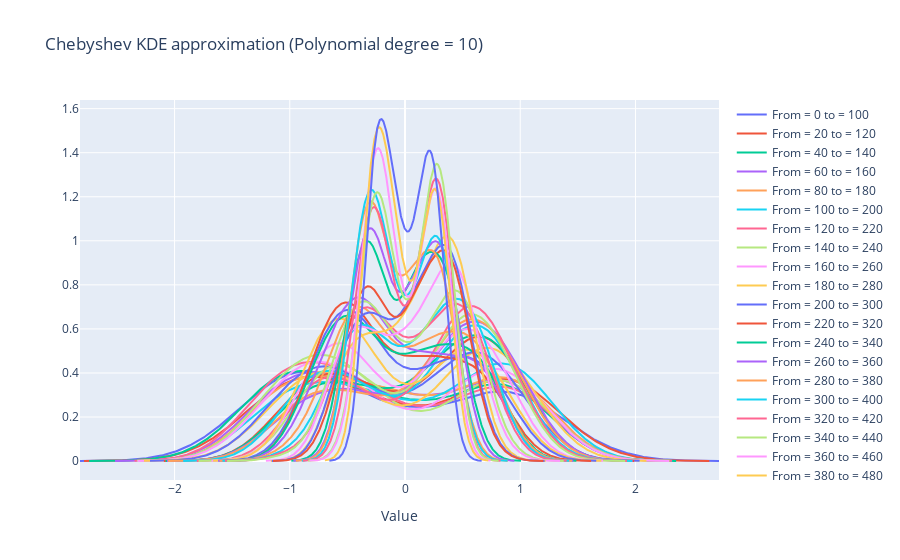
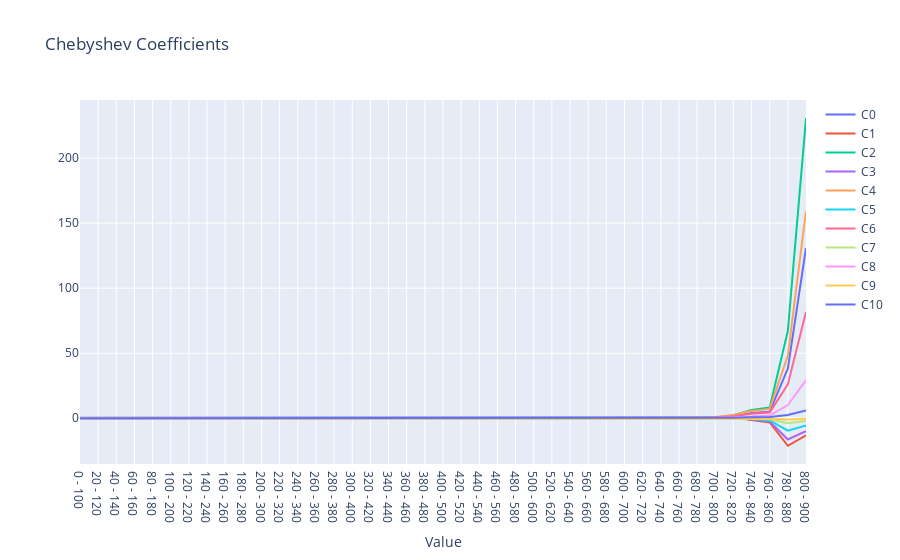

These figures' notebook cell, in order:
### Markdown cell above
### Obtain Chebyshev coefficients through defined interval

### Code cell
window_size = 100
step = 20
degree = 10

start = 0
stop = 901

coefficient_matrix, optimal_interval_total = extract_coeffs(data, window_size, step, degree, start, stop, plot_pdfs = True, plot_coeffs = True)

### Figure 1 — Plotly figure (JSON) as saved in the notebook; plotly's stock layout.template omitted (floating-point values rounded to 4 significant figures; data arrays with more than 128 entries replaced by an {"elided": "..."} marker saying what was removed)
{"data": [{"mode": "lines", "name": "From = 0 to = 100", "type": "scatter", "x": {"elided": "512 float values"}, "y": {"elided": "512 float values"}}, {"mode": "lines", "name": "From = 20 to = 120", "type": "scatter", "x": {"elided": "512 float values"}, "y": {"elided": "512 float values"}}, {"mode": "lines", "name": "From = 40 to = 140", "type": "scatter", "x": {"elided": "512 float values"}, "y": {"elided": "512 float values"}}, {"mode": "lines", "name": "From = 60 to = 160", "type": "scatter", "x": {"elided": "512 float values"}, "y": {"elided": "512 float values"}}, {"mode": "lines", "name": "From = 80 to = 180", "type": "scatter", "x": {"elided": "512 float values"}, "y": {"elided": "512 float values"}}, {"mode": "lines", "name": "From = 100 to = 200", "type": "scatter", "x": {"elided": "512 float values"}, "y": {"elided": "512 float values"}}, {"mode": "lines", "name": "From = 120 to = 220", "type": "scatter", "x": {"elided": "512 float values"}, "y": {"elided": "512 float values"}}, {"mode": "lines", "name": "From = 140 to = 240", "type": "scatter", "x": {"elided": "512 float values"}, "y": {"elided": "512 float values"}}, {"mode": "lines", "name": "From = 160 to = 260", "type": "scatter", "x": {"elided": "512 float values"}, "y": {"elided": "512 float values"}}, {"mode": "lines", "name": "From = 180 to = 280", "type": "scatter", "x": {"elided": "512 float values"}, "y": {"elided": "512 float values"}}, {"mode": "lines", "name": "From = 200 to = 300", "type": "scatter", "x": {"elided": "512 float values"}, "y": {"elided": "512 float values"}}, {"mode": "lines", "name": "From = 220 to = 320", "type": "scatter", "x": {"elided": "512 float values"}, "y": {"elided": "512 float values"}}, {"mode": "lines", "name": "From = 240 to = 340", "type": "scatter", "x": {"elided": "512 float values"}, "y": {"elided": "512 float values"}}, {"mode": "lines", "name": "From = 260 to = 360", "type": "scatter", "x": {"elided": "512 float values"}, "y": {"elided": "512 float values"}}, {"mode": "lines", "name": "From = 280 to = 380", "type": "scatter", "x": {"elided": "512 float values"}, "y": {"elided": "512 float values"}}, {"mode": "lines", "name": "From = 300 to = 400", "type": "scatter", "x": {"elided": "512 float values"}, "y": {"elided": "512 float values"}}, {"mode": "lines", "name": "From = 320 to = 420", "type": "scatter", "x": {"elided": "512 float values"}, "y": {"elided": "512 float values"}}, {"mode": "lines", "name": "From = 340 to = 440", "type": "scatter", "x": {"elided": "512 float values"}, "y": {"elided": "512 float values"}}, {"mode": "lines", "name": "From = 360 to = 460", "type": "scatter", "x": {"elided": "512 float values"}, "y": {"elided": "512 float values"}}, {"mode": "lines", "name": "From = 380 to = 480", "type": "scatter", "x": {"elided": "512 float values"}, "y": {"elided": "512 float values"}}, {"mode": "lines", "name": "From = 400 to = 500", "type": "scatter", "x": {"elided": "512 float values"}, "y": {"elided": "512 float values"}}, {"mode": "lines", "name": "From = 420 to = 520", "type": "scatter", "x": {"elided": "512 float values"}, "y": {"elided": "512 float values"}}, {"mode": "lines", "name": "From = 440 to = 540", "type": "scatter", "x": {"elided": "512 float values"}, "y": {"elided": "512 float values"}}, {"mode": "lines", "name": "From = 460 to = 560", "type": "scatter", "x": {"elided": "512 float values"}, "y": {"elided": "512 float values"}}, {"mode": "lines", "name": "From = 480 to = 580", "type": "scatter", "x": {"elided": "512 float values"}, "y": {"elided": "512 float values"}}, {"mode": "lines", "name": "From = 500 to = 600", "type": "scatter", "x": {"elided": "512 float values"}, "y": {"elided": "512 float values"}}, {"mode": "lines", "name": "From = 520 to = 620", "type": "scatter", "x": {"elided": "512 float values"}, "y": {"elided": "512 float values"}}, {"mode": "lines", "name": "From = 540 to = 640", "type": "scatter", "x": {"elided": "512 float values"}, "y": {"elided": "512 float values"}}, {"mode": "lines", "name": "From = 560 to = 660", "type": "scatter", "x": {"elided": "512 float values"}, "y": {"elided": "512 float values"}}, {"mode": "lines", "name": "From = 580 to = 680", "type": "scatter", "x": {"elided": "512 float values"}, "y": {"elided": "512 float values"}}, {"mode": "lines", "name": "From = 600 to = 700", "type": "scatter", "x": {"elided": "512 float values"}, "y": {"elided": "512 float values"}}, {"mode": "lines", "name": "From = 620 to = 720", "type": "scatter", "x": {"elided": "512 float values"}, "y": {"elided": "512 float values"}}, {"mode": "lines", "name": "From = 640 to = 740", "type": "scatter", "x": {"elided": "512 float values"}, "y": {"elided": "512 float values"}}, {"mode": "lines", "name": "From = 660 to = 760", "type": "scatter", "x": {"elided": "512 float values"}, "y": {"elided": "512 float values"}}, {"mode": "lines", "name": "From = 680 to = 780", "type": "scatter", "x": {"elided": "512 float values"}, "y": {"elided": "512 float values"}}, {"mode": "lines", "name": "From = 700 to = 800", "type": "scatter", "x": {"elided": "512 float values"}, "y": {"elided": "512 float values"}}, {"mode": "lines", "name": "From = 720 to = 820", "type": "scatter", "x": {"elided": "512 float values"}, "y": {"elided": "512 float values"}}, {"mode": "lines", "name": "From = 740 to = 840", "type": "scatter", "x": {"elided": "512 float values"}, "y": {"elided": "512 float values"}}, {"mode": "lines", "name": "From = 760 to = 860", "type": "scatter", "x": {"elided": "512 float values"}, "y": {"elided": "512 float values"}}, {"mode": "lines", "name": "From = 780 to = 880", "type": "scatter", "x": {"elided": "512 float values"}, "y": {"elided": "512 float values"}}, {"mode": "lines", "name": "From = 800 to = 900", "type": "scatter", "x": {"elided": "512 float values"}, "y": {"elided": "512 float values"}}], "layout": {"bargap": 0.2, "bargroupgap": 0.1, "title": {"text": "Chebyshev KDE approximation (Polynomial degree = 10)"}, "xaxis": {"title": {"text": "Value"}}}}

### Figure 2 — Plotly figure (JSON) as saved in the notebook; plotly's stock layout.template omitted (floating-point values rounded to 4 significant figures)
{"data": [{"mode": "lines", "name": "C0", "type": "scatter", "x": ["0 - 100", "20 - 120", "40 - 140", "60 - 160", "80 - 180", "100 - 200", "120 - 220", "140 - 240", "160 - 260", "180 - 280", "200 - 300", "220 - 320", "240 - 340", "260 - 360", "280 - 380", "300 - 400", "320 - 420", "340 - 440", "360 - 460", "380 - 480", "400 - 500", "420 - 520", "440 - 540", "460 - 560", "480 - 580", "500 - 600", "520 - 620", "540 - 640", "560 - 660", "580 - 680", "600 - 700", "620 - 720", "640 - 740", "660 - 760", "680 - 780", "700 - 800", "720 - 820", "740 - 840", "760 - 860", "780 - 880", "800 - 900"], "y": [0.3223, 0.3348, 0.3412, 0.3549, 0.3545, 0.3572, 0.3522, 0.3666, 0.3716, 0.3879, 0.3924, 0.4039, 0.4001, 0.403, 0.405, 0.4144, 0.4202, 0.4212, 0.4198, 0.4201, 0.4115, 0.409, 0.4074, 0.3999, 0.3944, 0.3886, 0.3798, 0.3716, 0.3677, 0.3598, 0.3574, 0.3566, 0.3421, 0.3902, 0.6174, 0.847, 1.85, 4.047, 5.106, 38.22, 131.0]}, {"mode": "lines", "name": "C1", "type": "scatter", "x": ["0 - 100", "20 - 120", "40 - 140", "60 - 160", "80 - 180", "100 - 200", "120 - 220", "140 - 240", "160 - 260", "180 - 280", "200 - 300", "220 - 320", "240 - 340", "260 - 360", "280 - 380", "300 - 400", "320 - 420", "340 - 440", "360 - 460", "380 - 480", "400 - 500", "420 - 520", "440 - 540", "460 - 560", "480 - 580", "500 - 600", "520 - 620", "540 - 640", "560 - 660", "580 - 680", "600 - 700", "620 - 720", "640 - 740", "660 - 760", "680 - 780", "700 - 800", "720 - 820", "740 - 840", "760 - 860", "780 - 880", "800 - 900"], "y": [-0.05264, -0.01528, -0.04221, -0.03028, -0.01385, 0.03601, -0.07185, -0.06963, -0.02431, 0.05008, 0.007801, 0.07678, 0.1004, 0.1448, 0.1406, 0.08561, 0.1379, 0.1124, 0.02456, -0.0584, -0.0534, -0.08832, -0.05254, -0.04785, 0.02072, 0.07866, 0.07039, 0.03857, 0.05115, 0.05782, 0.03266, 0.02673, -0.007473, 0.04649, 0.3922, 0.2248, 0.6482, -1.113, -3.165, -21.15, -13.11]}, {"mode": "lines", "name": "C2", "type": "scatter", "x": ["0 - 100", "20 - 120", "40 - 140", "60 - 160", "80 - 180", "100 - 200", "120 - 220", "140 - 240", "160 - 260", "180 - 280", "200 - 300", "220 - 320", "240 - 340", "260 - 360", "280 - 380", "300 - 400", "320 - 420", "340 - 440", "360 - 460", "380 - 480", "400 - 500", "420 - 520", "440 - 540", "460 - 560", "480 - 580", "500 - 600", "520 - 620", "540 - 640", "560 - 660", "580 - 680", "600 - 700", "620 - 720", "640 - 740", "660 - 760", "680 - 780", "700 - 800", "720 - 820", "740 - 840", "760 - 860", "780 - 880", "800 - 900"], "y": [0.04465, 0.04473, 0.0361, 0.01963, 0.02126, 0.0412, 0.04948, 0.06115, 0.06465, 0.04817, 0.002533, -0.007358, -0.02678, -0.02197, -0.02828, -0.01324, -0.0328, -0.05239, -0.08276, -0.09463, -0.155, -0.1894, -0.2021, -0.24, -0.2655, -0.2941, -0.331, -0.3655, -0.3902, -0.4306, -0.4433, -0.4512, -0.5039, -0.4194, -0.002201, 0.4272, 2.275, 6.292, 8.276, 67.18, 230.7]}, {"mode": "lines", "name": "C3", "type": "scatter", "x": ["0 - 100", "20 - 120", "40 - 140", "60 - 160", "80 - 180", "100 - 200", "120 - 220", "140 - 240", "160 - 260", "180 - 280", "200 - 300", "220 - 320", "240 - 340", "260 - 360", "280 - 380", "300 - 400", "320 - 420", "340 - 440", "360 - 460", "380 - 480", "400 - 500", "420 - 520", "440 - 540", "460 - 560", "480 - 580", "500 - 600", "520 - 620", "540 - 640", "560 - 660", "580 - 680", "600 - 700", "620 - 720", "640 - 740", "660 - 760", "680 - 780", "700 - 800", "720 - 820", "740 - 840", "760 - 860", "780 - 880", "800 - 900"], "y": [0.005611, 0.003696, -0.004702, 0.004733, 0.008065, 0.003753, 0.01514, 0.02683, 0.009218, -0.01895, -0.034, -0.03391, -0.04729, -0.06691, -0.07838, -0.05184, -0.08208, -0.05154, -0.02365, 0.03171, 0.06098, 0.0646, 0.02925, 0.07201, 0.02732, -0.04228, -0.01684, -0.01925, -0.08124, -0.1166, -0.06944, -0.04526, 0.02585, 0.07137, 0.4433, 0.278, 0.53, -0.9777, -2.506, -16.32, -9.87]}, {"mode": "lines", "name": "C4", "type": "scatter", "x": ["0 - 100", "20 - 120", "40 - 140", "60 - 160", "80 - 180", "100 - 200", "120 - 220", "140 - 240", "160 - 260", "180 - 280", "200 - 300", "220 - 320", "240 - 340", "260 - 360", "280 - 380", "300 - 400", "320 - 420", "340 - 440", "360 - 460", "380 - 480", "400 - 500", "420 - 520", "440 - 540", "460 - 560", "480 - 580", "500 - 600", "520 - 620", "540 - 640", "560 - 660", "580 - 680", "600 - 700", "620 - 720", "640 - 740", "660 - 760", "680 - 780", "700 - 800", "720 - 820", "740 - 840", "760 - 860", "780 - 880", "800 - 900"], "y": [-0.0243, -0.02788, -0.02762, -0.02883, -0.02878, -0.03769, -0.03739, -0.05148, -0.05604, -0.06592, -0.0591, -0.06896, -0.05712, -0.06572, -0.06717, -0.08961, -0.1034, -0.1053, -0.1114, -0.114, -0.09065, -0.0799, -0.07815, -0.06056, -0.06378, -0.06593, -0.04694, -0.06075, -0.02522, 0.03284, 0.06161, 0.08309, 0.1438, 0.2639, 0.6449, 1.002, 2.48, 5.576, 7.223, 48.3, 159.3]}, {"mode": "lines", "name": "C5", "type": "scatter", "x": ["0 - 100", "20 - 120", "40 - 140", "60 - 160", "80 - 180", "100 - 200", "120 - 220", "140 - 240", "160 - 260", "180 - 280", "200 - 300", "220 - 320", "240 - 340", "260 - 360", "280 - 380", "300 - 400", "320 - 420", "340 - 440", "360 - 460", "380 - 480", "400 - 500", "420 - 520", "440 - 540", "460 - 560", "480 - 580", "500 - 600", "520 - 620", "540 - 640", "560 - 660", "580 - 680", "600 - 700", "620 - 720", "640 - 740", "660 - 760", "680 - 780", "700 - 800", "720 - 820", "740 - 840", "760 - 860", "780 - 880", "800 - 900"], "y": [9.289e-06, -0.0003285, 0.001339, -0.0006291, -0.001826, -0.002664, -0.001409, -0.003704, -0.001475, 0.002252, 0.008612, 0.004746, 0.007059, 0.009978, 0.01405, 0.009177, 0.01524, 0.006267, 0.008368, -0.002704, -0.01673, -0.007792, 0.00113, -0.03265, -0.02398, -0.004178, -0.02488, -0.00871, 0.04128, 0.08053, 0.06671, 0.04006, -0.001157, 0.03343, 0.227, 0.1168, 0.3653, -0.6331, -1.609, -9.555, -5.496]}, {"mode": "lines", "name": "C6", "type": "scatter", "x": ["0 - 100", "20 - 120", "40 - 140", "60 - 160", "80 - 180", "100 - 200", "120 - 220", "140 - 240", "160 - 260", "180 - 280", "200 - 300", "220 - 320", "240 - 340", "260 - 360", "280 - 380", "300 - 400", "320 - 420", "340 - 440", "360 - 460", "380 - 480", "400 - 500", "420 - 520", "440 - 540", "460 - 560", "480 - 580", "500 - 600", "520 - 620", "540 - 640", "560 - 660", "580 - 680", "600 - 700", "620 - 720", "640 - 740", "660 - 760", "680 - 780", "700 - 800", "720 - 820", "740 - 840", "760 - 860", "780 - 880", "800 - 900"], "y": [0.002194, 0.002665, 0.002744, 0.003194, 0.00317, 0.004461, 0.004224, 0.006688, 0.007485, 0.01018, 0.01059, 0.01345, 0.01127, 0.01354, 0.01431, 0.02016, 0.02636, 0.02879, 0.03669, 0.03917, 0.03856, 0.0378, 0.0411, 0.03805, 0.04767, 0.05737, 0.05817, 0.08257, 0.09988, 0.09802, 0.09488, 0.1036, 0.06943, 0.128, 0.3393, 0.6058, 1.539, 3.402, 4.476, 26.07, 81.8]}, {"mode": "lines", "name": "C7", "type": "scatter", "x": ["0 - 100", "20 - 120", "40 - 140", "60 - 160", "80 - 180", "100 - 200", "120 - 220", "140 - 240", "160 - 260", "180 - 280", "200 - 300", "220 - 320", "240 - 340", "260 - 360", "280 - 380", "300 - 400", "320 - 420", "340 - 440", "360 - 460", "380 - 480", "400 - 500", "420 - 520", "440 - 540", "460 - 560", "480 - 580", "500 - 600", "520 - 620", "540 - 640", "560 - 660", "580 - 680", "600 - 700", "620 - 720", "640 - 740", "660 - 760", "680 - 780", "700 - 800", "720 - 820", "740 - 840", "760 - 860", "780 - 880", "800 - 900"], "y": [-1.519e-05, 1.122e-05, -7.27e-05, 5.22e-05, 0.0001478, 0.0002502, 7.159e-05, 0.0002186, 9.933e-05, -0.0001221, -0.0007585, -0.0002914, -0.0004536, -0.0006486, -0.001086, -0.0006421, -0.001129, -0.0001129, -0.001175, -0.0002908, 0.001797, -0.0007064, -0.001947, 0.005804, 0.004953, 0.003264, 0.008867, 0.003964, -0.006749, -0.01956, -0.02426, -0.01052, -0.009577, 0.02673, 0.1772, 0.1088, 0.1466, -0.3736, -0.7183, -3.851, -2.04]}, {"mode": "lines", "name": "C8", "type": "scatter", "x": ["0 - 100", "20 - 120", "40 - 140", "60 - 160", "80 - 180", "100 - 200", "120 - 220", "140 - 240", "160 - 260", "180 - 280", "200 - 300", "220 - 320", "240 - 340", "260 - 360", "280 - 380", "300 - 400", "320 - 420", "340 - 440", "360 - 460", "380 - 480", "400 - 500", "420 - 520", "440 - 540", "460 - 560", "480 - 580", "500 - 600", "520 - 620", "540 - 640", "560 - 660", "580 - 680", "600 - 700", "620 - 720", "640 - 740", "660 - 760", "680 - 780", "700 - 800", "720 - 820", "740 - 840", "760 - 860", "780 - 880", "800 - 900"], "y": [-7.839e-05, -9.945e-05, -0.0001049, -0.0001328, -0.0001328, -0.0002092, -0.00019, -0.0003454, -0.0003956, -0.0006085, -0.0007159, -0.0009699, -0.0008098, -0.001021, -0.001109, -0.001673, -0.00243, -0.002797, -0.004272, -0.004689, -0.005219, -0.005268, -0.006389, -0.005818, -0.008167, -0.01051, -0.01142, -0.01796, -0.03335, -0.04936, -0.05679, -0.07545, -0.1001, -0.05984, 0.08285, 0.2025, 0.6828, 1.579, 2.164, 10.14, 29.35]}, {"mode": "lines", "name": "C9", "type": "scatter", "x": ["0 - 100", "20 - 120", "40 - 140", "60 - 160", "80 - 180", "100 - 200", "120 - 220", "140 - 240", "160 - 260", "180 - 280", "200 - 300", "220 - 320", "240 - 340", "260 - 360", "280 - 380", "300 - 400", "320 - 420", "340 - 440", "360 - 460", "380 - 480", "400 - 500", "420 - 520", "440 - 540", "460 - 560", "480 - 580", "500 - 600", "520 - 620", "540 - 640", "560 - 660", "580 - 680", "600 - 700", "620 - 720", "640 - 740", "660 - 760", "680 - 780", "700 - 800", "720 - 820", "740 - 840", "760 - 860", "780 - 880", "800 - 900"], "y": [3.724e-07, -1.135e-07, 1.125e-06, -1.469e-06, -3.818e-06, -6.669e-06, -1.497e-06, -4.598e-06, -2.286e-06, 2.709e-06, 2.241e-05, 6.948e-06, 1.093e-05, 1.598e-05, 3.087e-05, 1.518e-05, 2.751e-05, -1.216e-05, 5.505e-05, 3.167e-05, -6.87e-05, 0.0001101, 0.0002009, -0.0003552, -0.0003085, -0.0003086, -0.0007894, -0.0003873, 8.848e-05, 0.0009133, 0.002493, -0.0002769, 0.03486, 0.03432, 0.1024, 0.05626, 0.06829, -0.151, -0.261, -0.973, -0.4476]}, {"mode": "lines", "name": "C10", "type": "scatter", "x": ["0 - 100", "20 - 120", "40 - 140", "60 - 160", "80 - 180", "100 - 200", "120 - 220", "140 - 240", "160 - 260", "180 - 280", "200 - 300", "220 - 320", "240 - 340", "260 - 360", "280 - 380", "300 - 400", "320 - 420", "340 - 440", "360 - 460", "380 - 480", "400 - 500", "420 - 520", "440 - 540", "460 - 560", "480 - 580", "500 - 600", "520 - 620", "540 - 640", "560 - 660", "580 - 680", "600 - 700", "620 - 720", "640 - 740", "660 - 760", "680 - 780", "700 - 800", "720 - 820", "740 - 840", "760 - 860", "780 - 880", "800 - 900"], "y": [9.992e-07, 1.313e-06, 1.4e-06, 1.905e-06, 1.952e-06, 3.548e-06, 3.084e-06, 6.395e-06, 7.469e-06, 1.286e-05, 1.709e-05, 2.448e-05, 2.039e-05, 2.692e-05, 3.002e-05, 4.855e-05, 7.775e-05, 9.379e-05, 0.0001729, 0.0001941, 0.0002399, 0.0002457, 0.0003415, 0.000282, 0.0004421, 0.0005926, 0.0006554, 0.001155, 0.003391, 0.007265, 0.009163, 0.01385, 0.05206, 0.1071, 0.1659, 0.2634, 0.4715, 0.7545, 0.9465, 2.561, 6.048]}], "layout": {"bargap": 0.2, "bargroupgap": 0.1, "title": {"text": "Chebyshev Coefficients"}, "xaxis": {"title": {"text": "Value"}}}}
